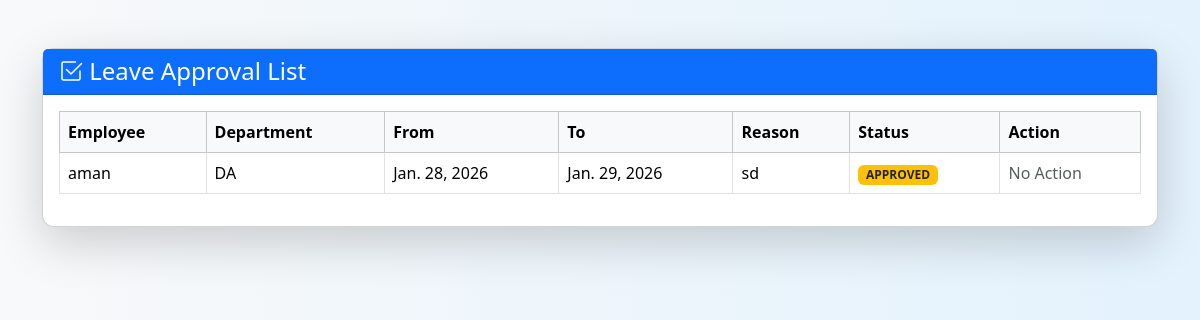
/hr/leave-approvals/, run on the app's committed database.
### hrm_dashboard/models.py (models this page shows, shortened)
class Leave(models.Model):
    employee = models.ForeignKey(Employee, on_delete=models.CASCADE)
    reason = models.TextField()
    from_date = models.DateField()
    to_date = models.DateField()
    status = models.CharField(
        max_length=20,
        choices=[('PENDING','Pending'), ('APPROVED','Approved'), ('REJECTED','Rejected')],
        default='PENDING'
    )
    applied_on = models.DateTimeField(auto_now_add=True)

class Employee(models.Model):
    user = models.OneToOneField(User, on_delete=models.CASCADE,blank=True,null=True)
    name = models.CharField(max_length=100)
    department = models.CharField(max_length=100)
    nationality = models.CharField(
        max_length=10,
        choices=[('INDIA', 'India'), ('UK', 'UK')]
    )
    share_code = models.CharField(max_length=20,blank=True,null=True)
    visa_status = models.CharField(
        max_length=20,
        choices=[('VALID', 'Valid'), ('EXPIRED', 'Expired')]
    )
    email = models.EmailField(null=True, blank=True)
    mobile = models.CharField(max_length=15, null=True, blank=True)
    photo = models.ImageField(upload_to='profile_photos/', null=True, blank=True)

### hrm_dashboard/views.py (the view)
# urls.py: path('hr/leave-approvals/', hr_leave_approve_list),
def hr_leave_approve_list(request):
    leaves = Leave.objects.all().order_by('-applied_on')
    return render(request, 'hr/approve_leave.html', {'leaves': leaves})

### hrm_dashboard/templates/hr/approve_leave.html (shortened to what this page needs)
<!DOCTYPE html>
<html>
<head>
    <link href="https://cdn.jsdelivr.net/npm/bootstrap@5.3.2/dist/css/bootstrap.min.css" rel="stylesheet">
    <link href="https://cdn.jsdelivr.net/npm/bootstrap-icons/font/bootstrap-icons.css" rel="stylesheet">
</head>
<body>
<div class="container mt-5">
    <div class="card shadow-lg">
        <div class="card-header bg-primary text-white">
            <h4 class="mb-0">
                <i class="bi bi-check2-square"></i> Leave Approval List
            </h4>
        </div>
        <div class="card-body">
            <table class="table table-bordered table-hover align-middle">
                <thead class="table-light">
                    <tr>
                        <th>Employee</th>
                        <th>Department</th>
                        <th>From</th>
                        <th>To</th>
                        <th>Reason</th>
                        <th>Status</th>
                        <th>Action</th>
                    </tr>
                </thead>
                <tbody>
                    {% for leave in leaves %}
                    <tr>
                        <td>{{ leave.employee.name }}</td>
                        <td>{{ leave.employee.department }}</td>
                        <td>{{ leave.from_date }}</td>
                        <td>{{ leave.to_date }}</td>
                        <td>{{ leave.reason }}</td>
                        <td>
                            <span class="badge
                                {% if leave.status == 'Approved' %}bg-success
                                {% elif leave.status == 'Rejected' %}bg-danger
                                {% else %}bg-warning text-dark{% endif %}">
                                {{ leave.status }}
                            </span>
                        </td>
                        <td>
                            {% if leave.status == 'Pending' %}
                                <a href="/hr/approve/{{ leave.id }}/"
                                   class="btn btn-success btn-sm">
                                    Approve
                                </a>
                                <a href="/hr/reject/{{ leave.id }}/"
                                   class="btn btn-danger btn-sm">
                                    Reject
                                </a>
                            {% else %}
                                <span class="text-muted">No Action</span>
                            {% endif %}
                        </td>
                    </tr>
                    {% empty %}
                    <tr>
                        <td colspan="7" class="text-center text-muted">
                            No leave requests found
                        </td>
                    </tr>
                    {% endfor %}
                </tbody>
            </table>
        </div>
    </div>
</div>
</body>
</html>

### hrm_dashboard/templates/hr/approve_leave.html (style rules this page uses)
body { background: linear-gradient(to right, #f8f9fa, #e3f2fd); }
.card { border-radius: 12px; }

### data on the page
Leave: employee.name "aman", employee.department "DA", from_date "Jan. 28, 2026", to_date "Jan. 29, 2026", reason "sd", status "APPROVED", shows "No Action"
